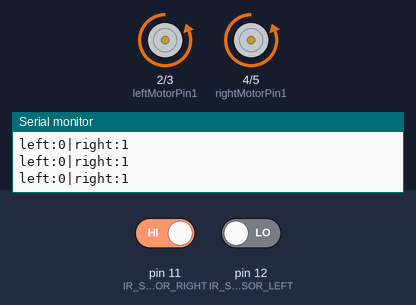
The sketch below on a simulated Arduino Uno, built with avr-gcc and run on an emulated ATmega328P. Parts: motor-driver pin pairs drawn as motors (green arrow = first pin HIGH = forward, orange = second pin HIGH = backward, longer = more drive, scaled by the enable pin), the last lines printed to the serial monitor. The inputs (shaded band) are chosen by the test bench; at power-on: pin 11 (IR_SENSOR_RIGHT) HIGH, pin 12 (IR_SENSOR_LEFT) LOW.

Above: at 1.2 s.
1.3 s: pin 11 (IR_SENSOR_RIGHT) driven LOW
At 2.1 s:
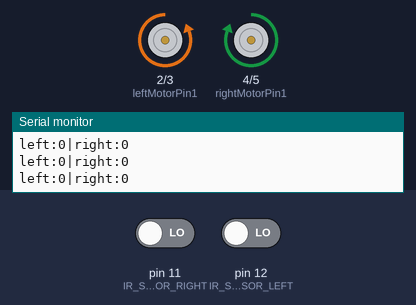
2.8 s: pin 12 (IR_SENSOR_LEFT) driven HIGH
At 3.2 s:
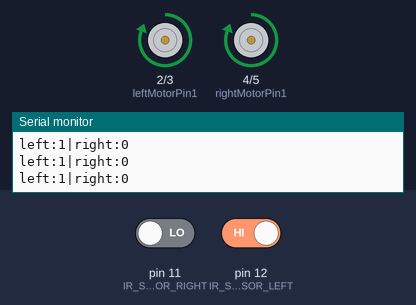
4.3 s: pin 11 (IR_SENSOR_RIGHT) driven HIGH
At 5.4 s:
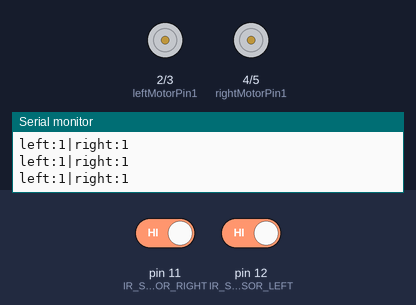
5.8 s: pin 12 (IR_SENSOR_LEFT) driven LOW
At 6.5 s:
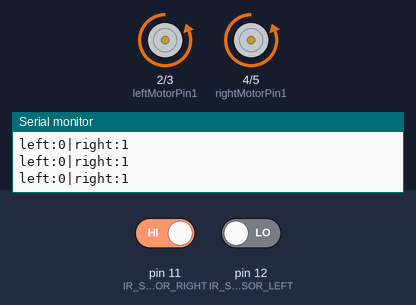
Timing chart, 0 to 8.3 s (numbered marks = the images above; inputs shaded):
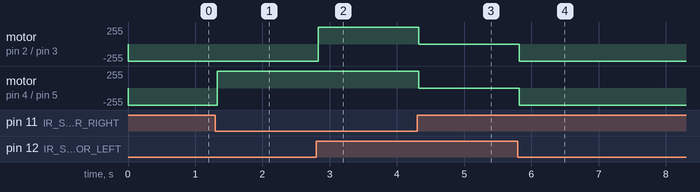

Measured:
- after the input at 1.3 s, motor on pin 4 (rightMotorPin1) / pin 5 (rightMotorPin2): backward 255/255 → forward 255/255 at once
- after the input at 2.8 s, motor on pin 2 (leftMotorPin1) / pin 3 (leftMotorPin2): backward 255/255 → forward 255/255 at once
- after the input at 4.3 s, motor on pin 2 (leftMotorPin1) / pin 3 (leftMotorPin2), motor on pin 4 (rightMotorPin1) / pin 5 (rightMotorPin2): forward 255/255 → stopped at once
- after the input at 5.8 s, motor on pin 2 (leftMotorPin1) / pin 3 (leftMotorPin2), motor on pin 4 (rightMotorPin1) / pin 5 (rightMotorPin2): stopped → backward 255/255 at once

The sketch:

lineFollowerRobot.ino
```cpp
#define IR_SENSOR_RIGHT 11
#define IR_SENSOR_LEFT 12
#define MOTOR_SPEED 255
//Right motor
int enableRightMotor=10;
int rightMotorPin1=4;
int rightMotorPin2=5;

//Left motor
int enableLeftMotor=9;
int leftMotorPin1=2;
int leftMotorPin2=3;

void setup()
{
  TCCR0B = TCCR0B & B11111000 | B00000010 ;

  // put your setup code here, to run once:
  pinMode(enableRightMotor, OUTPUT);
  pinMode(rightMotorPin1, OUTPUT);
  pinMode(rightMotorPin2, OUTPUT);

  pinMode(enableLeftMotor, OUTPUT);
  pinMode(leftMotorPin1, OUTPUT);
  pinMode(leftMotorPin2, OUTPUT);

  pinMode(IR_SENSOR_RIGHT, INPUT);
  pinMode(IR_SENSOR_LEFT, INPUT);
  rotateMotor(0,0);
  Serial.begin(9600);
}


void loop()
{
//READING THE SENSOR VALUES
  int rightIRSensorValue = digitalRead(IR_SENSOR_RIGHT);
  int leftIRSensorValue = digitalRead(IR_SENSOR_LEFT);
//PRINTING THEM IN SERIAL MONITOR
  Serial.print("left:");Serial.print(leftIRSensorValue);Serial.print("|right:");Serial.println(rightIRSensorValue);
  //If none of the sensors detects black line, then go straight
  if (rightIRSensorValue == 0 && leftIRSensorValue == 0) {
//    MOVE FORWARD
    rotateMotor(MOTOR_SPEED, MOTOR_SPEED);
  }
  //If right sensor detects black line, then turn right
  else if (rightIRSensorValue == 1 && leftIRSensorValue == 0 ){
//    TURN RIGHT
//    ROTATEMOTOR(RIGHT,LEFT);
      rotateMotor(-MOTOR_SPEED, MOTOR_SPEED);
  }
  //If left sensor detects black line, then turn left
  else if (rightIRSensorValue == 0 && leftIRSensorValue == 1 ){
//    TURN LEFT
//    ROTATEMOTOR(RIGHT,LEFT);
      rotateMotor(MOTOR_SPEED, -MOTOR_SPEED);
  }
  //If both the sensors detect black line, then stop
  else {
//    STOP
    rotateMotor(0, 0);
  }
}


void rotateMotor(int rightMotorSpeed, int leftMotorSpeed){
//  ROTOR FACING RIGHT
  if (rightMotorSpeed < 0){//    ANTI-CLOCKWISE
    digitalWrite(rightMotorPin1,LOW);
    digitalWrite(rightMotorPin2,HIGH);
  }
  else if (rightMotorSpeed > 0){//    CLOCKWISE
    digitalWrite(rightMotorPin1,HIGH);
    digitalWrite(rightMotorPin2,LOW);
  }
  else{//    STOP
    digitalWrite(rightMotorPin1,LOW);
    digitalWrite(rightMotorPin2,LOW);
  }
// ROTOR FACING LEFT
  if (leftMotorSpeed < 0){//    ANTICLOCKWISE
    digitalWrite(leftMotorPin1,HIGH);
    digitalWrite(leftMotorPin2,LOW);
  }
  else if (leftMotorSpeed > 0){//    CLOCKWISE
    digitalWrite(leftMotorPin1,LOW);
    digitalWrite(leftMotorPin2,HIGH);
  }
  else {//    STOP
    digitalWrite(leftMotorPin1,LOW);
    digitalWrite(leftMotorPin2,LOW);
  }
  analogWrite(enableRightMotor, abs(rightMotorSpeed));//  LOADING THE SPEED
  analogWrite(enableLeftMotor, abs(leftMotorSpeed));
}
```
